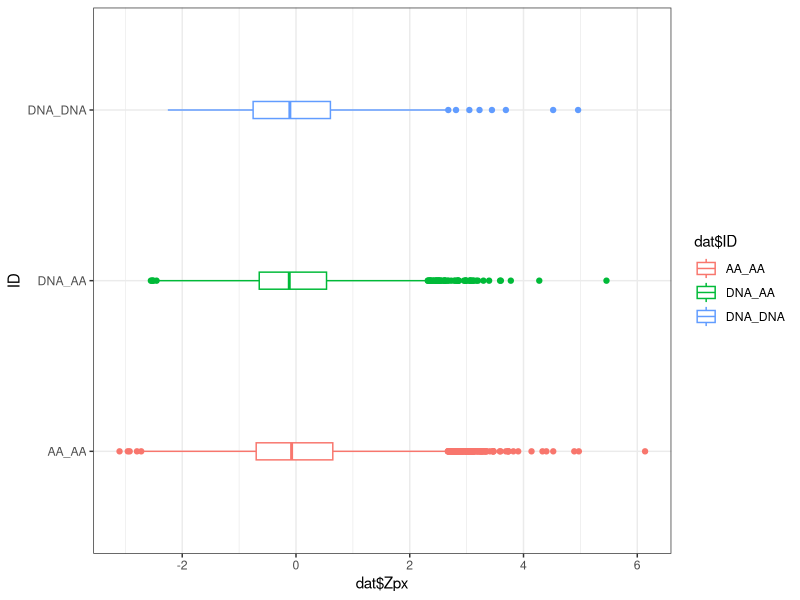
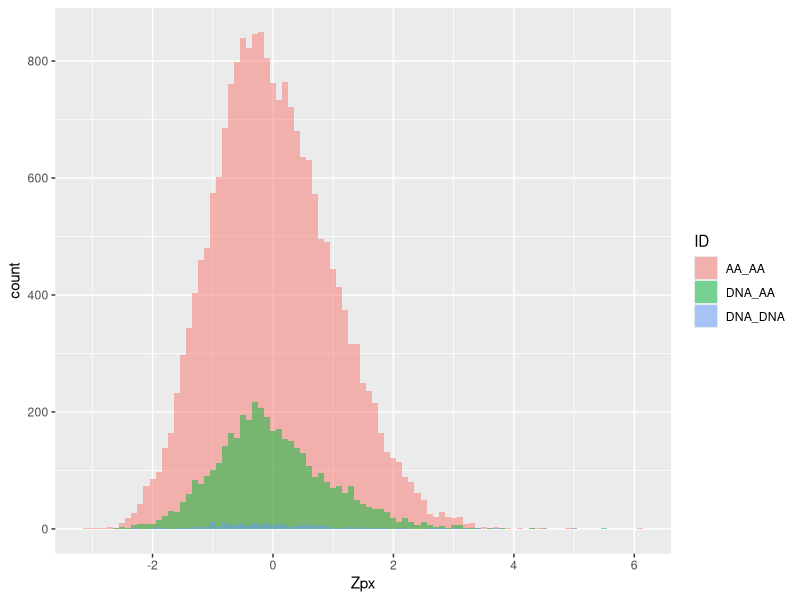
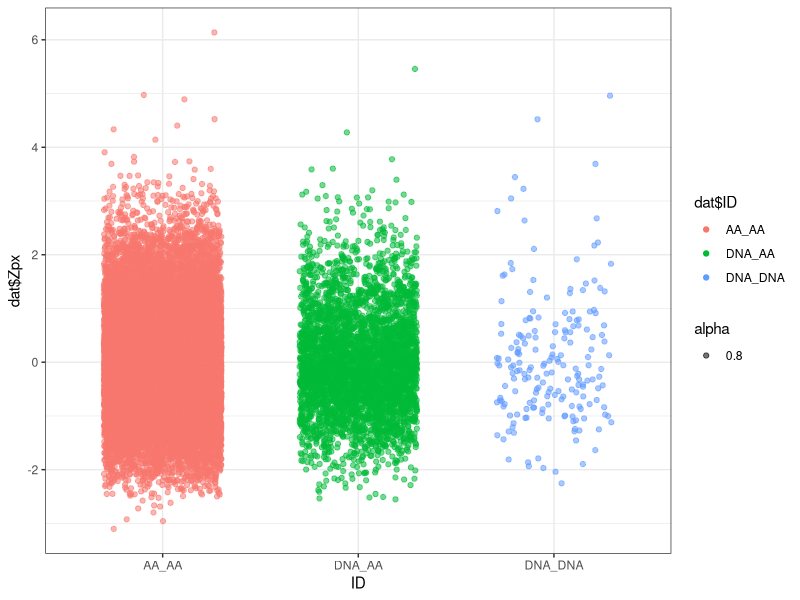
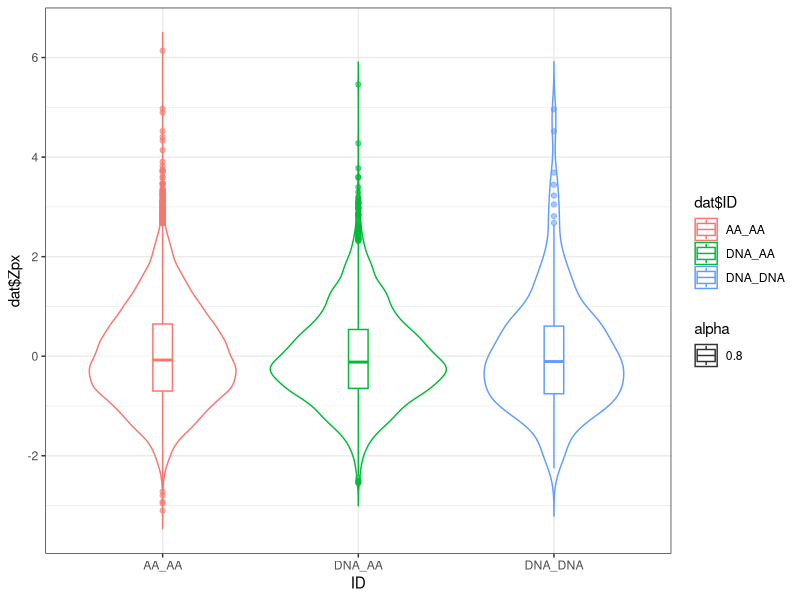
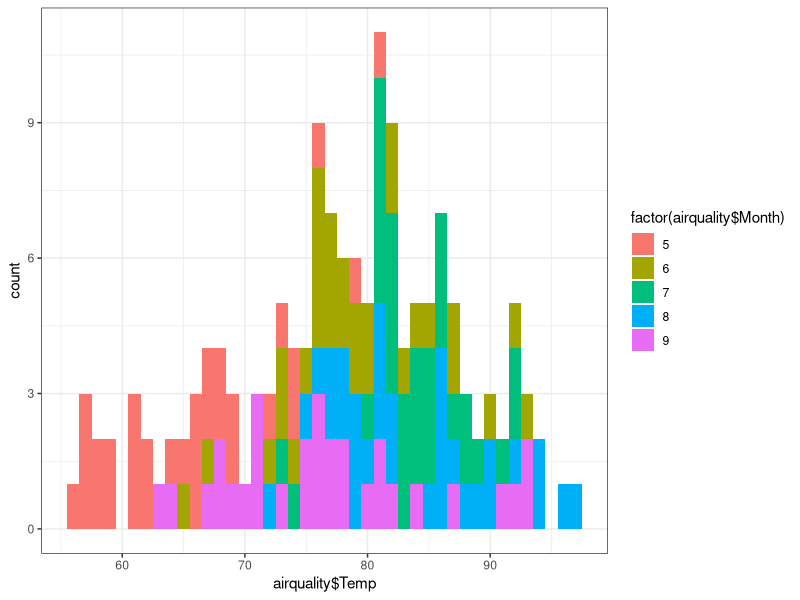
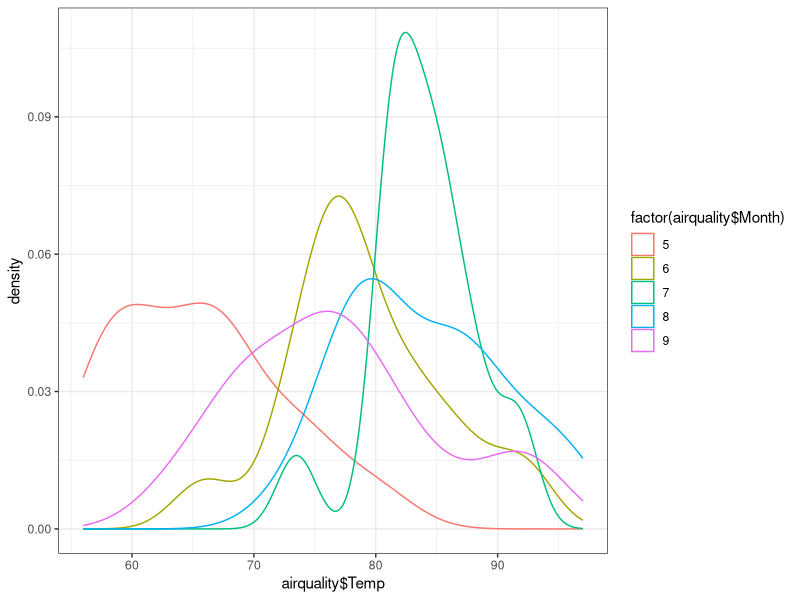

These charts were generated, in order, by the following R code:
## ---- chunk 1
# load packages
require(ggplot2)

#read in data
dat <- read.csv('distribution_data.csv', header=TRUE, sep=",")

#boxplot
p <- ggplot(dat, aes(x=ID, y=dat$Zpx, color=dat$ID)) + geom_boxplot(width=0.1) + theme_bw() + coord_flip()
p


#histogram
p <- ggplot(dat, aes(Zpx, fill = ID), breaks=200) + geom_histogram(alpha = 0.5, position = 'identity', binwidth=0.1)
p

#stip plot
p <- ggplot(dat, aes(x=ID, y=dat$Zpx, color=dat$ID, alpha=0.8)) + geom_jitter(position=position_jitter(0.3)) + theme_bw()
p

#violin plot with inset boxplot
p <- ggplot(dat, aes(x=ID, y=dat$Zpx, color=dat$ID, alpha=0.8)) + geom_violin(trim=FALSE) + geom_boxplot(width=0.1) + theme_bw()
p

#overlapping histograms from airquality dataset
p <- ggplot(airquality, aes(x = airquality$Temp, fill=factor(airquality$Month))) + geom_histogram(binwidth = 1) + theme_bw()
p

#density plots from airquality dataset
p <- ggplot(airquality, aes(x=airquality$Temp, color=factor(airquality$Month))) +
geom_density(alpha=0.5) + theme_bw()
p
